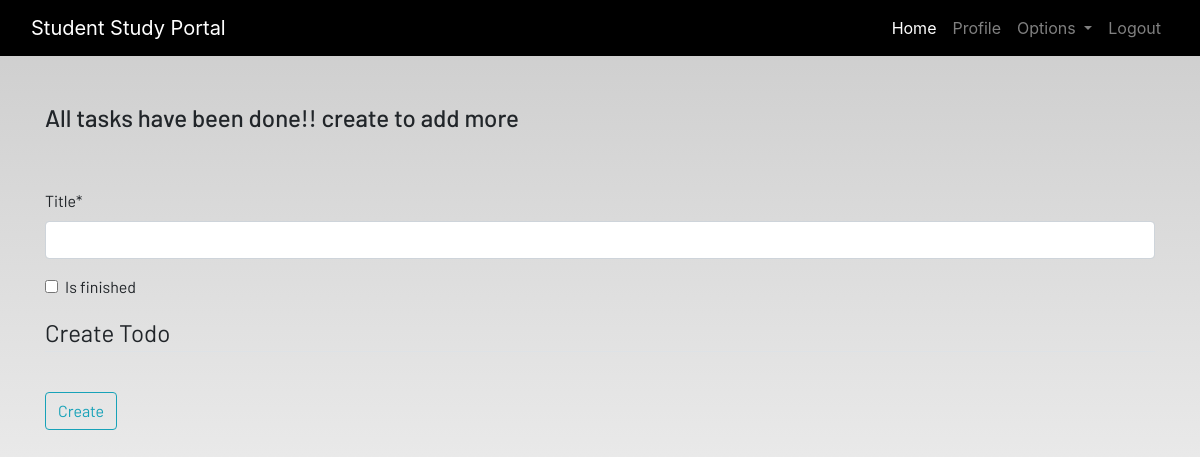
Page /todo (signed in) on the earlier database version.
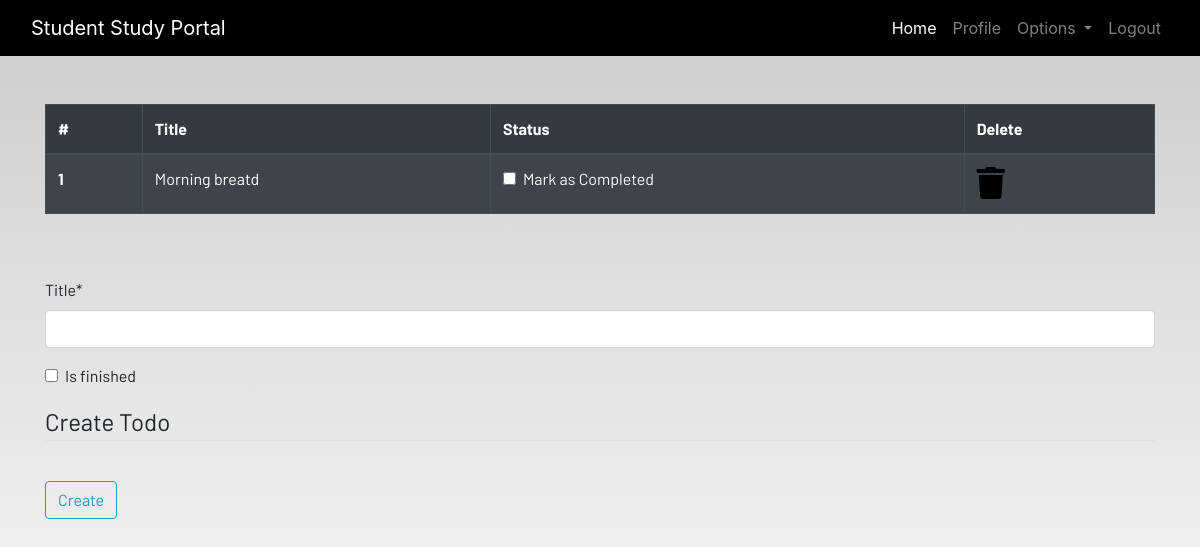
Same page on the later database version.
### dashboard/models.py (models this page shows, shortened)
class Todo(models.Model):
    user = models.ForeignKey(User , on_delete=models.CASCADE)
    title= models.CharField(max_length=100)
    is_finished= models.BooleanField(default=False)
    class Meta:
        verbose_name = "todo"
        verbose_name_plural = "todos"

### dashboard/views.py (the view)
# urls.py: path('todo',views.todo,name='todo'),
@login_required
def todo(request):
    if request.method == "POST":
        form = TodoForm(request.POST)
        if form.is_valid():
            try:
                finished = request.POST["is_finished"]
                if finished == 'on':
                    finished= True
                else:
                    finished = False
            except:
                finished =False
            todos = Todo(
                user= request.user,
                title =request.POST['title'],
                is_finished = finished
                )
            todos.save()
        messages.success(request,f"Todo added by {request.user.username} Sucessfully  ")
    else:
            form = TodoForm()
    todo = Todo.objects.filter(user = request.user)
    if len(todo) == 0:
        todos_done = True
    else:
        todos_done = False
    context = {
        'form':form,
        'todos': todo,
        'todos_done':todos_done
    }
    return render(request,'dashboard/todo.html', context)

### dashboard/forms.py
class TodoForm(forms.ModelForm):
    class Meta:
        model = Todo
        fields = ['title','is_finished']

### dashboard/templates/dashboard/todo.html (shortened to what this page needs)
{% extends 'dashboard/base.html' %}
{% load static %}
{% load crispy_forms_tags %}
{% block content %}
<div class="container">
{% if not todos_done %}
    <table class="table table-striped table-bordered table-hover table-dark">
        <thead>
            <tr>
                <th scope="col">#</th>
                <th scope="col">Title</th>
                <th scope="col">Status</th>
                <th scope="col">Delete</th>
            </tr>
        </thead>
        <tbody>
        {% for todo in todos %}
            <tr>
                <th scope="row">{{forloop.counter}}</th>
                <td>{{todo.title}}</td>
                <td>
                    <a href="{% url 'update-todo' todo.id%}">
                        <div class="form-check">
                          {% if todo.is_finished == True %}
                            <input class="form-check-input" type="checkbox" value="" checked >
                        {% else %}
                        <input class="form-check-input" type="checkbox" value=""  >
                            <label class="form-check-label text-light" for="flexCheckDefault">
                            {% endif %}
                                Mark as Completed
                            </label>
                        </div>
                    </a>
                </td>
                <td><a href="{% url 'delete-todo' todo.id%}"><i class="fa fa-trash fa-2x"></i></a></td>
            </tr>
            {% endfor %}
        </tbody>
    </table>
    {% else %}
    <h4>All tasks have been done!! create to add more</h4>
{% endif %}
</div><br><br>
<div class="container">
    <form method="POST">
{{form|crispy}}
        <fieldset class="form-group">
            <legend class="border-bottom mb-4">Create Todo</legend>
        </fieldset>
        <div class="form-group">
            <button href="" class="btn btn-outline-info" type="submit">
                Create
            </button>
        </div>
    </form>
</div>
{% endblock content %}

### dashboard/templates/dashboard/base.html (shortened to what this page needs)
<!DOCTYPE html>
{% load static %}
<html lang="en">
<head>
  <link rel="stylesheet" href="https://stackpath.bootstrapcdn.com/bootstrap/4.3.1/css/bootstrap.min.css"
 />
  <link rel="stylesheet" href="https://use.fontawesome.com/releases/v5.7.2/css/all.css"
 />
  <link rel="stylesheet" href="{% static 'css/main.css' %}" />
</head>
<body>
  <header>
    <nav class="navbar navbar-expand-lg navbar-dark bg-light">
      <div class="container-fluid">
        <a class="navbar-brand" href="{% url 'home'%}">Student Study Portal</a>
        <div class="collapse navbar-collapse justify-content-end" id="navbarSupportedContent">
          <ul class="navbar-nav mb-2 mb-lg-0">
            <li class="nav-item">
              <a class="nav-link active" aria-current="page" href="{% url 'home'%}">Home</a>
            </li>
            {% if user.is_authenticated %}
            <li class="nav-item">
              <a class="nav-link" href="{% url 'profile'%}">Profile</a>
            </li>
            <li class="nav-item dropdown">
              <a class="nav-link dropdown-toggle" href="#" id="navbarDropdown" role="button" data-toggle="dropdown"
                aria-haspopup="true" aria-expanded="false">
                Options
              </a>
            </li>
            <li class="nav-item">
              <a class="nav-link" href="{% url 'logout' %}">Logout</a>
            </li>
            {% endif %}
          </ul>
        </div>
      </div>
    </nav>
  </header>
  <br /><br />
  <main>
    {% block content %}
    {% endblock content %}
  </main>
</body>
</html>

### static/css/main.css (style rules this page uses)
html { scroll-behavior: smooth; height: 100%; width: 100%; }
main { font-family: Barlow, Quicksand, Rubik, sans-serif, serif, 'Times New Roman', Times, serif !important; }
.navbar { background-color: rgb(0, 0, 0) !important; }
a { text-decoration: none !important; color: black; }
html, body { max-width: 100%; overflow-x: hidden; height: 100%; width: 100%; }
body { background: linear-gradient(rgba(0, 0, 0, 0.2), rgba(255, 255, 255, 0.5)); overflow-x: hidden; background-repeat: no-repeat; }
.fa { color: black; }

Differences in the rows shown:
added Todo: title "Morning breatd"
Other differences:
text no longer shown: "All tasks have been done!! create to add more"
text now shown: "# Title Status Delete"
